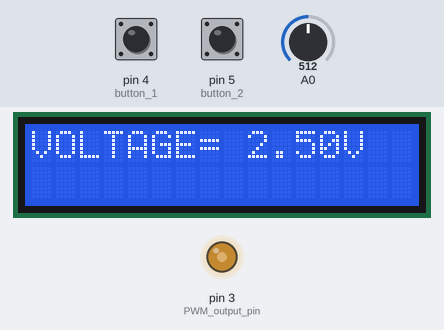
A sketch run on a simulated Arduino Uno, built with avr-gcc and run on an emulated ATmega328P. Shown: 16×2 character LCD, output pins drawn as LEDs (lit = HIGH). The test bench sets the inputs (shaded band); at power-on: pin 4 (button_1) HIGH, A0 = 512, pin 5 (button_2) HIGH.

Above: at 6.2 s.
6.3 s: pin 4 (button_1) pulled LOW for 1 s
At 6.83 s:
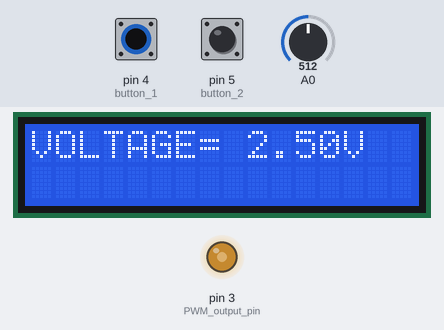
8.8 s: A0 set to 716
At 10.1 s:
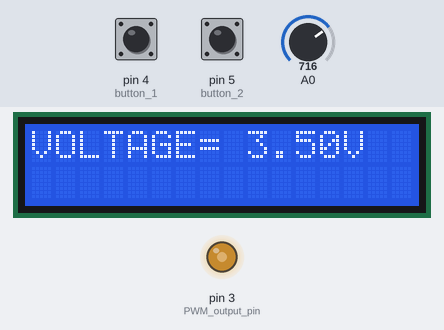
10.4 s: A0 set to 900
At 11.7 s:
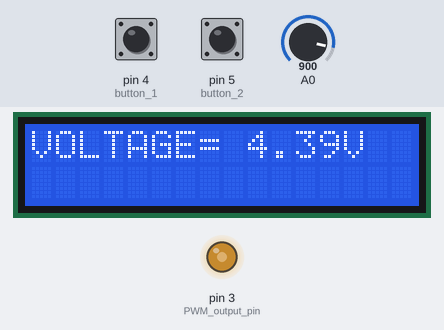
12.0 s: pin 5 (button_2) pulled LOW for 3.2 s
At 12.55 s:
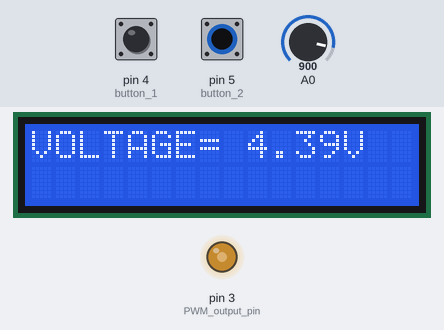
16.7 s: pin 5 (button_2) pulled LOW for 0.25 s
At 17.4 s:
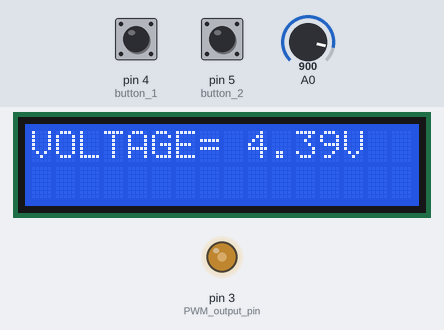
18.5 s: A0 set to 1023
At 19.9 s:
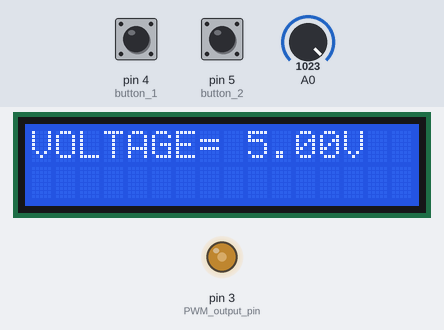
Timing chart, 0 to 21.1 s (numbered marks = the images above; inputs shaded):
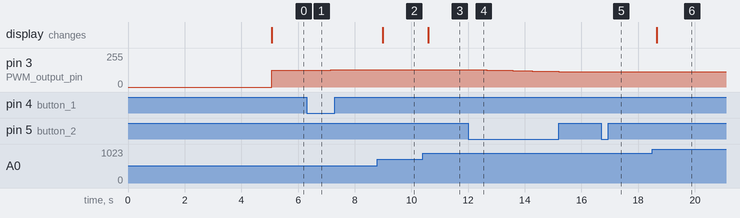

The sketch:

arduino-uno-variable-power-supply.ino
```cpp
#include <LiquidCrystal.h>
LiquidCrystal lcd(8, 9, 10, 11, 12, 13);//RS,EN,D4,D5,D6,D7
int voltageadjust =125;//starting initial variable output at 2.5V
float check =0;
void setup()
{
                pinMode(3,OUTPUT);//PWM output pin
                pinMode(4,INPUT);//button 1
                pinMode(5,INPUT);//button 2
                lcd.begin(16, 2);//number of characters on LCD
                // Print a logo message to the LCD.
                lcd.print("  CIRCUITDIGEST");
                lcd.setCursor(0, 1);
                delay (2500);
                delay (2500);
                lcd.clear();
                lcd.print("VOLTAGE= ");//printing name
                lcd.setCursor(9, 0);
}
void loop()
{
                float VOLTAGEVALUE = (analogRead(A0));//read ADC value at A0
                VOLTAGEVALUE = (VOLTAGEVALUE*5)/1024;//converting digital value to voltage
                if ((check > (VOLTAGEVALUE+0.05))|(check < (VOLTAGEVALUE-0.05)))
// if voltage change is higher or lower than 0.5 of previous value (to avoid fluctuations)
                {
                                lcd.print(VOLTAGEVALUE);
                                lcd.print("V ");
                                lcd.setCursor(9, 0);//go to position 9 on LCD
                                check = VOLTAGEVALUE;//store previous value
                }
                analogWrite(3,voltageadjust);//provide PWM at PIN3
                if (digitalRead(4)==LOW)
                {
                                if (voltageadjust<250)
                                {
                                                voltageadjust++;//if button1 is pressed and value is less than 250 increment the PWM value
                                                delay(30);
                                }
                }
                if (digitalRead(5)==LOW)
                {
                                if (voltageadjust>0)
                                {
                                                voltageadjust--;// if button2 is pressed and value is greater than 0 decrement the PWM value
                                                delay(30);
                                }
                }
                delay(200);
}
```

Measured:
- after the input at 6.3 s, pin 3 (PWM_output_pin): 125/255 → 126/255 after 0.40 s, → 127/255 0.23 s later, → 128/255 0.23 s later, → 129/255 0.23 s later
- after the input at 8.8 s, the display: changes after 0.19 s (image 2)
- after the input at 10.4 s, the display: changes after 0.20 s (image 3)
- after the input at 12.0 s, pin 3 (PWM_output_pin): moves from 129/255 to 115/255 over 3.0 s, starting after 0.43 s
- after the input at 16.7 s, pin 3 (PWM_output_pin): 115/255 → 114/255 after 0.35 s
- after the input at 18.5 s, the display: changes after 0.15 s (image 6)
